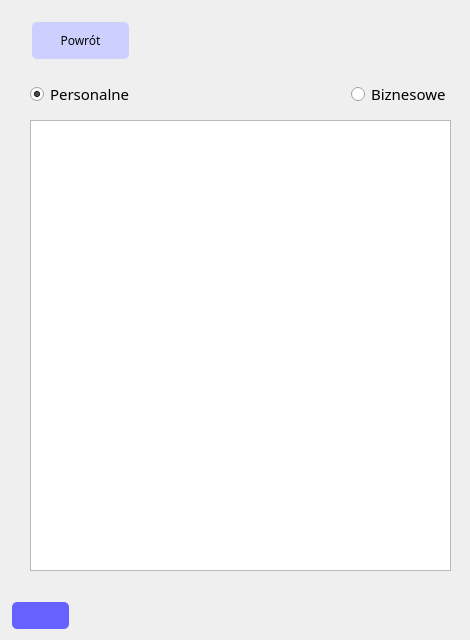
      <widget class="QWidget" name="listaKontakty_Screen">
       <widget class="QPushButton" name="powrotMain_B2N">
        <property name="geometry">
         <rect>
          <x>30</x>
          <y>20</y>
          <width>101</width>
          <height>41</height>
         </rect>
        </property>
        <property name="font">
         <font>
          <family>e-Ukraine</family>
          <pointsize>9</pointsize>
          <bold>false</bold>
         </font>
        </property>
        <property name="styleSheet">
         <string notr="true">QPushButton{
	background-color:rgb(205, 208, 255);
	                             margin: 2px; 
								color:rgb(6, 6, 6);
                               padding: 10px 15px; 
                         border-radius: 5px; 
;}
                         QPushButton:hover{
 	background-color:rgb(139, 139, 208);
                         } 
                         QLineEdit:pressed { 
                         background-color: rgb(111, 111, 167); 
						color:rgb(255, 255, 255);                         }</string>
        </property>
        <property name="text">
         <string>Powrót</string>
        </property>
        <property name="flat">
         <bool>false</bool>
        </property>
       </widget>
       <widget class="QPushButton" name="buttonimg">
        <property name="enabled">
         <bool>true</bool>
        </property>
        <property name="geometry">
         <rect>
          <x>10</x>
          <y>600</y>
          <width>61</width>
          <height>31</height>
         </rect>
        </property>
        <property name="maximumSize">
         <size>
          <width>16777215</width>
          <height>700</height>
         </size>
        </property>
        <property name="font">
         <font>
          <bold>false</bold>
         </font>
        </property>
        <property name="styleSheet">
         <string notr="true">QPushButton{
	background-color:rgb(103, 98, 255);
	                             margin: 2px; 
								color:rgb(6, 6, 6);
                               padding: 10px 15px; 
                         border-radius: 5px; 
;}
                         QPushButton:hover{
 	background-color:rgb(96, 93, 227);
                         } 
                         QLineEdit:pressed { 
                         background-color: rgb(64, 62, 162); 
						color:rgb(255, 255, 255);                         }</string>
        </property>
        <property name="text">
         <string/>
        </property>
        <property name="icon">
         <iconset theme="mail-message-new"/>
        </property>
        <property name="iconSize">
         <size>
          <width>20</width>
          <height>20</height>
         </size>
        </property>
        <property name="checkable">
         <bool>true</bool>
        </property>
        <property name="flat">
         <bool>true</bool>
        </property>
       </widget>
       <widget class="QStackedWidget" name="lista_Widget">
        <property name="geometry">
         <rect>
          <x>20</x>
          <y>110</y>
          <width>441</width>
          <height>481</height>
         </rect>
        </property>
        <property name="currentIndex">
         <number>0</number>
        </property>
        <widget class="QWidget" name="page">
         <widget class="QTableWidget" name="wyswietlPers_tableWidget">
          <property name="geometry">
           <rect>
            <x>10</x>
            <y>10</y>
            <width>421</width>
            <height>451</height>
           </rect>
          </property>
         </widget>
        </widget>
        <widget class="QWidget" name="page_2">
         <widget class="QTableWidget" name="wyswietlBuiss_tableWidget">
          <property name="geometry">
           <rect>
            <x>10</x>
            <y>10</y>
            <width>421</width>
            <height>451</height>
           </rect>
          </property>
         </widget>
        </widget>
       </widget>
       <widget class="QWidget" name="layoutWidget">
        <property name="geometry">
         <rect>
          <x>30</x>
          <y>80</y>
          <width>421</width>
          <height>28</height>
         </rect>
        </property>
        <layout class="QHBoxLayout" name="horizontalLayout_3">
         <item>
          <widget class="QRadioButton" name="persContatsWyswietl_Radio">
           <property name="font">
            <font>
             <family>e-Ukraine</family>
             <pointsize>11</pointsize>
             <bold>false</bold>
            </font>
           </property>
           <property name="text">
            <string>Personalne</string>
           </property>
           <property name="checked">
            <bool>true</bool>
           </property>
          </widget>
         </item>
         <item>
          <spacer name="horizontalSpacer_7">
           <property name="orientation">
            <enum>Qt::Orientation::Horizontal</enum>
           </property>
           <property name="sizeHint" stdset="0">
            <size>
             <width>40</width>
             <height>20</height>
            </size>
           </property>
          </spacer>
         </item>
         <item>
          <widget class="QRadioButton" name="buisContatsWyswietl_Radio">
           <property name="font">
            <font>
             <family>e-Ukraine</family>
             <pointsize>11</pointsize>
             <bold>false</bold>
            </font>
           </property>
           <property name="text">
            <string>Biznesowe</string>
           </property>
          </widget>
         </item>
        </layout>
       </widget>
       <zorder>layoutWidget</zorder>
       <zorder>lista_Widget</zorder>
       <zorder>powrotMain_B2N</zorder>
       <zorder>buttonimg</zorder>
      </widget>
